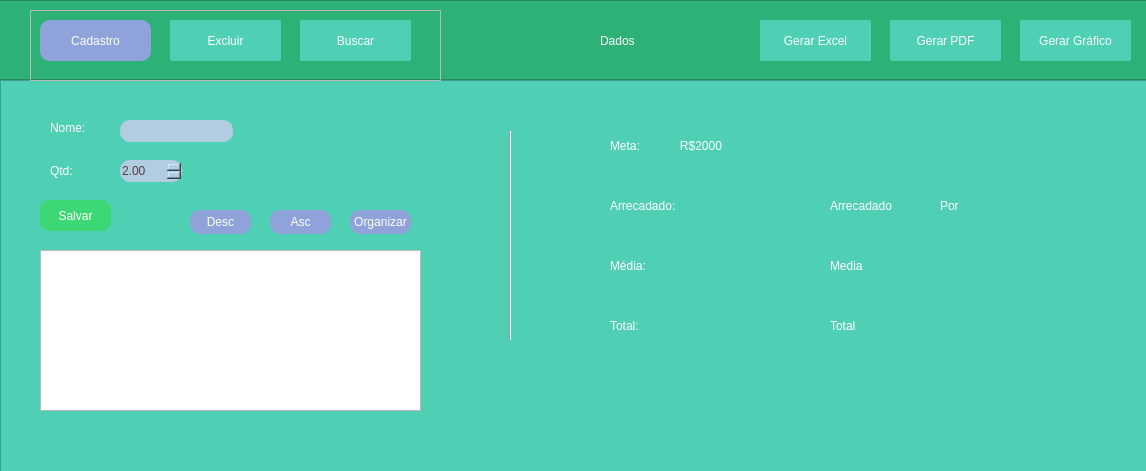
<?xml version="1.0" encoding="UTF-8"?>
<ui version="4.0">
 <class>MainWindow</class>
 <widget class="QMainWindow" name="MainWindow">
  <property name="geometry">
   <rect>
    <x>0</x>
    <y>0</y>
    <width>1146</width>
    <height>471</height>
   </rect>
  </property>
  <property name="sizePolicy">
   <sizepolicy hsizetype="Preferred" vsizetype="Preferred">
    <horstretch>0</horstretch>
    <verstretch>0</verstretch>
   </sizepolicy>
  </property>
  <property name="windowTitle">
   <string>MainWindow</string>
  </property>
  <widget class="QWidget" name="centralwidget">
   <widget class="QFrame" name="frame">
    <property name="geometry">
     <rect>
      <x>30</x>
      <y>10</y>
      <width>411</width>
      <height>71</height>
     </rect>
    </property>
    <property name="sizePolicy">
     <sizepolicy hsizetype="MinimumExpanding" vsizetype="MinimumExpanding">
      <horstretch>0</horstretch>
      <verstretch>0</verstretch>
     </sizepolicy>
    </property>
    <property name="minimumSize">
     <size>
      <width>10</width>
      <height>20</height>
     </size>
    </property>
    <property name="frameShape">
     <enum>QFrame::StyledPanel</enum>
    </property>
    <property name="frameShadow">
     <enum>QFrame::Raised</enum>
    </property>
    <widget class="QPushButton" name="cadastroPage">
     <property name="geometry">
      <rect>
       <x>10</x>
       <y>10</y>
       <width>111</width>
       <height>41</height>
      </rect>
     </property>
     <property name="sizePolicy">
      <sizepolicy hsizetype="Preferred" vsizetype="Preferred">
       <horstretch>0</horstretch>
       <verstretch>0</verstretch>
      </sizepolicy>
     </property>
     <property name="minimumSize">
      <size>
       <width>10</width>
       <height>10</height>
      </size>
     </property>
     <property name="cursor">
      <cursorShape>PointingHandCursor</cursorShape>
     </property>
     <property name="styleSheet">
      <string notr="true">QPushButton {
border-radius: 10px;
color: white;
background-color: #8FA2DA;
}
QPushButton:pressed {
background-color: lightblue;
}
</string>
     </property>
     <property name="text">
      <string>Cadastro</string>
     </property>
    </widget>
    <widget class="QPushButton" name="excluirPage">
     <property name="geometry">
      <rect>
       <x>140</x>
       <y>10</y>
       <width>111</width>
       <height>41</height>
      </rect>
     </property>
     <property name="cursor">
      <cursorShape>PointingHandCursor</cursorShape>
     </property>
     <property name="styleSheet">
      <string notr="true">QPushButton {
border-radius: 2px;
background-color: #4FCFB4;
color: white;
}
QPushButton:pressed {
background-color: lightblue;
}</string>
     </property>
     <property name="text">
      <string>Excluir</string>
     </property>
    </widget>
    <widget class="QPushButton" name="buscarPage">
     <property name="geometry">
      <rect>
       <x>270</x>
       <y>10</y>
       <width>111</width>
       <height>41</height>
      </rect>
     </property>
     <property name="cursor">
      <cursorShape>PointingHandCursor</cursorShape>
     </property>
     <property name="styleSheet">
      <string notr="true">QPushButton {
border-radius: 2px;
background-color: #4FCFB4;
color: white;
}
QPushButton:pressed {
background-color: lightblue;
}</string>
     </property>
     <property name="text">
      <string>Buscar</string>
     </property>
    </widget>
   </widget>
   <widget class="QStackedWidget" name="Pages">
    <property name="geometry">
     <rect>
      <x>30</x>
      <y>100</y>
      <width>421</width>
      <height>151</height>
     </rect>
    </property>
    <property name="currentIndex">
     <number>0</number>
    </property>
    <widget class="QWidget" name="page">
     <widget class="QLabel" name="label">
      <property name="geometry">
       <rect>
        <x>20</x>
        <y>20</y>
        <width>49</width>
        <height>16</height>
       </rect>
      </property>
      <property name="styleSheet">
       <string notr="true">color: white;
font: 12pt &quot;Segoe UI&quot;;</string>
      </property>
      <property name="text">
       <string>Nome:</string>
      </property>
     </widget>
     <widget class="QLabel" name="label_2">
      <property name="geometry">
       <rect>
        <x>20</x>
        <y>60</y>
        <width>41</width>
        <height>21</height>
       </rect>
      </property>
      <property name="styleSheet">
       <string notr="true">color: white;
font: 12pt &quot;Segoe UI&quot;;</string>
      </property>
      <property name="text">
       <string>Qtd:</string>
      </property>
     </widget>
     <widget class="QPushButton" name="salvar">
      <property name="geometry">
       <rect>
        <x>10</x>
        <y>100</y>
        <width>71</width>
        <height>31</height>
       </rect>
      </property>
      <property name="cursor">
       <cursorShape>PointingHandCursor</cursorShape>
      </property>
      <property name="styleSheet">
       <string notr="true">QPushButton {
border-radius: 10px;
background-color: #3CD873;
color: white;
}
QPushButton:pressed {
background-color: lightblue;
}</string>
      </property>
      <property name="text">
       <string>Salvar</string>
      </property>
      <property name="shortcut">
       <string>Return</string>
      </property>
     </widget>
     <widget class="QPushButton" name="desc">
      <property name="geometry">
       <rect>
        <x>160</x>
        <y>110</y>
        <width>61</width>
        <height>24</height>
       </rect>
      </property>
      <property name="cursor">
       <cursorShape>PointingHandCursor</cursorShape>
      </property>
      <property name="styleSheet">
       <string notr="true">QPushButton {
border-radius: 10px;
background-color: #8FA2DA;
color: white;
}
QPushButton:pressed {
background-color: lightblue;
}</string>
      </property>
      <property name="text">
       <string>Desc</string>
      </property>
      <property name="autoDefault">
       <bool>true</bool>
      </property>
      <property name="default">
       <bool>false</bool>
      </property>
      <property name="flat">
       <bool>false</bool>
      </property>
     </widget>
     <widget class="QPushButton" name="asc">
      <property name="geometry">
       <rect>
        <x>240</x>
        <y>110</y>
        <width>61</width>
        <height>24</height>
       </rect>
      </property>
      <property name="cursor">
       <cursorShape>PointingHandCursor</cursorShape>
      </property>
      <property name="styleSheet">
       <string notr="true">QPushButton {
border-radius: 10px;
background-color: #8FA2DA;
color: white;
}
QPushButton:pressed {
background-color: lightblue;
}</string>
      </property>
      <property name="text">
       <string>Asc</string>
      </property>
     </widget>
     <widget class="QPushButton" name="organizar">
      <property name="geometry">
       <rect>
        <x>320</x>
        <y>110</y>
        <width>61</width>
        <height>24</height>
       </rect>
      </property>
      <property name="cursor">
       <cursorShape>PointingHandCursor</cursorShape>
      </property>
      <property name="styleSheet">
       <string notr="true">QPushButton {
border-radius: 10px;
background-color: #8FA2DA;
color: white;
}
QPushButton:pressed {
background-color: lightblue;
}</string>
      </property>
      <property name="text">
       <string>Organizar</string>
      </property>
     </widget>
     <widget class="QLineEdit" name="nomeIn">
      <property name="geometry">
       <rect>
        <x>90</x>
        <y>20</y>
        <width>113</width>
        <height>22</height>
       </rect>
      </property>
      <property name="styleSheet">
       <string notr="true">QLineEdit {
border-radius: 10px;
border-style: none;
background-color: #B2CDE2;
color: #523E3E;
}</string>
      </property>
     </widget>
     <widget class="QDoubleSpinBox" name="qtdIn">
      <property name="geometry">
       <rect>
        <x>90</x>
        <y>60</y>
        <width>62</width>
        <height>22</height>
       </rect>
      </property>
      <property name="styleSheet">
       <string notr="true">QDoubleSpinBox {
border-radius: 10px;
border-style: none;
background-color: #B2CDE2;
color: #523E3E;
}</string>
      </property>
      <property name="wrapping">
       <bool>false</bool>
      </property>
      <property name="value">
       <double>2.000000000000000</double>
      </property>
     </widget>
    </widget>
    <widget class="QWidget" name="page_2">
     <widget class="QLabel" name="label_3">
      <property name="geometry">
       <rect>
        <x>40</x>
        <y>20</y>
        <width>31</width>
        <height>21</height>
       </rect>
      </property>
      <property name="styleSheet">
       <string notr="true">font: 12pt &quot;Segoe UI&quot;;
color: white;</string>
      </property>
      <property name="text">
       <string>ID:</string>
      </property>
     </widget>
     <widget class="QLineEdit" name="idIn">
      <property name="geometry">
       <rect>
        <x>90</x>
        <y>20</y>
        <width>113</width>
        <height>22</height>
       </rect>
      </property>
      <property name="styleSheet">
       <string notr="true">QLineEdit {
border-radius: 10px;
background-color: #B2CDE2;
color: #523E3E;
}</string>
      </property>
     </widget>
     <widget class="QPushButton" name="excluir">
      <property name="geometry">
       <rect>
        <x>40</x>
        <y>60</y>
        <width>71</width>
        <height>31</height>
       </rect>
      </property>
      <property name="styleSheet">
       <string notr="true">QPushButton {
border-radius: 10px;
background-color: #F26A1D;
color: white;
}
QPushButton:pressed {
background-color: lightblue;
}</string>
      </property>
      <property name="text">
       <string>Excluir</string>
      </property>
     </widget>
     <widget class="QPushButton" name="excluirTudo">
      <property name="geometry">
       <rect>
        <x>130</x>
        <y>60</y>
        <width>71</width>
        <height>31</height>
       </rect>
      </property>
      <property name="styleSheet">
       <string notr="true">QPushButton {
border-radius: 10px;
background-color: #F26A1D;
color: white;
}
QPushButton:pressed {
background-color: lightblue;
}</string>
      </property>
      <property name="text">
       <string>Excluir tudo</string>
      </property>
     </widget>
    </widget>
    <widget class="QWidget" name="page_3">
     <widget class="QLabel" name="label_4">
      <property name="geometry">
       <rect>
        <x>20</x>
        <y>20</y>
        <width>49</width>
        <height>16</height>
       </rect>
      </property>
      <property name="styleSheet">
       <string notr="true">font: 12pt &quot;Segoe UI&quot;;
color: white;</string>
      </property>
      <property name="text">
       <string>Nome:</string>
      </property>
     </widget>
     <widget class="QLineEdit" name="nomeBuscarIn">
      <property name="geometry">
       <rect>
        <x>90</x>
        <y>20</y>
        <width>113</width>
        <height>22</height>
       </rect>
      </property>
      <property name="styleSheet">
       <string notr="true">QLineEdit {
border-radius: 10px;
background-color: #B2CDE2;
color: #523E3E;
}</string>
      </property>
     </widget>
     <widget class="QPushButton" name="buscar">
      <property name="geometry">
       <rect>
        <x>20</x>
        <y>60</y>
        <width>71</width>
        <height>31</height>
       </rect>
      </property>
      <property name="cursor">
       <cursorShape>PointingHandCursor</cursorShape>
      </property>
      <property name="styleSheet">
       <string notr="true">QPushButton {
border-radius: 10px;
background-color: #8FA2DA;
color: white;
}
QPushButton:pressed {
background-color: lightblue;
}</string>
      </property>
      <property name="text">
       <string>Buscar</string>
      </property>
      <property name="shortcut">
       <string>Return</string>
      </property>
     </widget>
     <widget class="QLabel" name="doado">
      <property name="geometry">
       <rect>
        <x>100</x>
        <y>100</y>
        <width>311</width>
        <height>31</height>
       </rect>
      </property>
      <property name="styleSheet">
       <string notr="true">color: white;
font: 16pt &quot;Segoe UI&quot;;</string>
      </property>
      <property name="text">
       <string/>
      </property>
     </widget>
     <widget class="QLabel" name="label_6">
      <property name="geometry">
       <rect>
        <x>20</x>
        <y>100</y>
        <width>81</width>
        <height>31</height>
       </rect>
      </property>
      <property name="styleSheet">
       <string notr="true">font: 16pt &quot;Segoe UI&quot;;
color: white;</string>
      </property>
      <property name="text">
       <string>Doado:</string>
      </property>
     </widget>
    </widget>
   </widget>
   <widget class="QFrame" name="frame_2">
    <property name="geometry">
     <rect>
      <x>-10</x>
      <y>0</y>
      <width>1161</width>
      <height>80</height>
     </rect>
    </property>
    <property name="styleSheet">
     <string notr="true">background-color: rgb(45, 177, 118);</string>
    </property>
    <property name="frameShape">
     <enum>QFrame::StyledPanel</enum>
    </property>
    <property name="frameShadow">
     <enum>QFrame::Raised</enum>
    </property>
    <widget class="QLabel" name="label_5">
     <property name="geometry">
      <rect>
       <x>610</x>
       <y>10</y>
       <width>201</width>
       <height>61</height>
      </rect>
     </property>
     <property name="styleSheet">
      <string notr="true">font: 30pt &quot;Arial&quot;;
color: white;</string>
     </property>
     <property name="text">
      <string>Dados</string>
     </property>
    </widget>
    <widget class="QPushButton" name="gerarExcel">
     <property name="geometry">
      <rect>
       <x>770</x>
       <y>20</y>
       <width>111</width>
       <height>41</height>
      </rect>
     </property>
     <property name="cursor">
      <cursorShape>PointingHandCursor</cursorShape>
     </property>
     <property name="styleSheet">
      <string notr="true">QPushButton {
border-radius: 2px;
background-color: #4FCFB4;
color: white;
}
QPushButton:pressed {
background-color: lightblue;
}</string>
     </property>
     <property name="text">
      <string>Gerar Excel</string>
     </property>
    </widget>
    <widget class="QPushButton" name="gerarPdf">
     <property name="geometry">
      <rect>
       <x>900</x>
       <y>20</y>
       <width>111</width>
       <height>41</height>
      </rect>
     </property>
     <property name="cursor">
      <cursorShape>PointingHandCursor</cursorShape>
     </property>
     <property name="styleSheet">
      <string notr="true">QPushButton {
border-radius: 2px;
background-color: #4FCFB4;
color: white;
}
QPushButton:pressed {
background-color: lightblue;
}</string>
     </property>
     <property name="text">
      <string>Gerar PDF</string>
     </property>
    </widget>
    <widget class="QPushButton" name="gerarGrafico">
     <property name="geometry">
      <rect>
       <x>1030</x>
       <y>20</y>
       <width>111</width>
       <height>41</height>
      </rect>
     </property>
     <property name="cursor">
      <cursorShape>PointingHandCursor</cursorShape>
     </property>
     <property name="styleSheet">
      <string notr="true">QPushButton {
border-radius: 2px;
background-color: #4FCFB4;
color: white;
}
QPushButton:pressed {
background-color: lightblue;
}</string>
     </property>
     <property name="text">
      <string>Gerar Gráfico</string>
     </property>
    </widget>
   </widget>
   <widget class="Line" name="line">
    <property name="geometry">
     <rect>
      <x>480</x>
      <y>130</y>
      <width>61</width>
      <height>211</height>
     </rect>
    </property>
    <property name="orientation">
     <enum>Qt::Vertical</enum>
    </property>
   </widget>
   <widget class="QTableWidget" name="table">
    <property name="geometry">
     <rect>
      <x>40</x>
      <y>250</y>
      <width>381</width>
      <height>161</height>
     </rect>
    </property>
   </widget>
   <widget class="QFrame" name="frame_3">
    <property name="geometry">
     <rect>
      <x>0</x>
      <y>80</y>
      <width>1151</width>
      <height>411</height>
     </rect>
    </property>
    <property name="styleSheet">
     <string notr="true">background-color: #4FCFB4;</string>
    </property>
    <property name="frameShape">
     <enum>QFrame::StyledPanel</enum>
    </property>
    <property name="frameShadow">
     <enum>QFrame::Raised</enum>
    </property>
    <widget class="QLabel" name="por_4">
     <property name="geometry">
      <rect>
       <x>610</x>
       <y>230</y>
       <width>121</width>
       <height>31</height>
      </rect>
     </property>
     <property name="styleSheet">
      <string notr="true">font: 23pt &quot;Segoe UI&quot;;
color: white;</string>
     </property>
     <property name="text">
      <string>Total:</string>
     </property>
    </widget>
    <widget class="QLabel" name="total">
     <property name="geometry">
      <rect>
       <x>830</x>
       <y>230</y>
       <width>71</width>
       <height>31</height>
      </rect>
     </property>
     <property name="styleSheet">
      <string notr="true">font: 23pt &quot;Segoe UI&quot;;
color: white;</string>
     </property>
     <property name="text">
      <string>Total</string>
     </property>
    </widget>
    <widget class="QLabel" name="por_3">
     <property name="geometry">
      <rect>
       <x>610</x>
       <y>170</y>
       <width>121</width>
       <height>31</height>
      </rect>
     </property>
     <property name="styleSheet">
      <string notr="true">color: white;
font: 23pt &quot;Segoe UI&quot;;</string>
     </property>
     <property name="text">
      <string>Média:</string>
     </property>
    </widget>
    <widget class="QLabel" name="media">
     <property name="geometry">
      <rect>
       <x>830</x>
       <y>170</y>
       <width>91</width>
       <height>31</height>
      </rect>
     </property>
     <property name="styleSheet">
      <string notr="true">color: white;
font: 23pt &quot;Segoe UI&quot;;</string>
     </property>
     <property name="text">
      <string>Media</string>
     </property>
    </widget>
    <widget class="QLabel" name="por_2">
     <property name="geometry">
      <rect>
       <x>610</x>
       <y>110</y>
       <width>181</width>
       <height>31</height>
      </rect>
     </property>
     <property name="styleSheet">
      <string notr="true">font: 23pt &quot;Segoe UI&quot;;
color: white;</string>
     </property>
     <property name="text">
      <string>Arrecadado:</string>
     </property>
    </widget>
    <widget class="QLabel" name="arrecadado">
     <property name="geometry">
      <rect>
       <x>830</x>
       <y>110</y>
       <width>121</width>
       <height>31</height>
      </rect>
     </property>
     <property name="styleSheet">
      <string notr="true">font: 23pt &quot;Segoe UI&quot;;
color: white;</string>
     </property>
     <property name="text">
      <string>Arrecadado</string>
     </property>
    </widget>
    <widget class="QLabel" name="por">
     <property name="geometry">
      <rect>
       <x>940</x>
       <y>110</y>
       <width>121</width>
       <height>31</height>
      </rect>
     </property>
     <property name="styleSheet">
      <string notr="true">color: white;
font: 23pt &quot;Segoe UI&quot;;</string>
     </property>
     <property name="text">
      <string>Por</string>
     </property>
    </widget>
    <widget class="QLabel" name="por_5">
     <property name="geometry">
      <rect>
       <x>610</x>
       <y>50</y>
       <width>291</width>
       <height>31</height>
      </rect>
     </property>
     <property name="styleSheet">
      <string notr="true">color: white;
font: 23pt &quot;Segoe UI&quot;;</string>
     </property>
     <property name="text">
      <string>Meta:            R$2000</string>
     </property>
    </widget>
   </widget>
   <zorder>frame_3</zorder>
   <zorder>frame_2</zorder>
   <zorder>frame</zorder>
   <zorder>Pages</zorder>
   <zorder>line</zorder>
   <zorder>table</zorder>
  </widget>
  <widget class="QMenuBar" name="menubar">
   <property name="geometry">
    <rect>
     <x>0</x>
     <y>0</y>
     <width>1146</width>
     <height>22</height>
    </rect>
   </property>
  </widget>
 </widget>
 <resources/>
 <connections/>
</ui>
